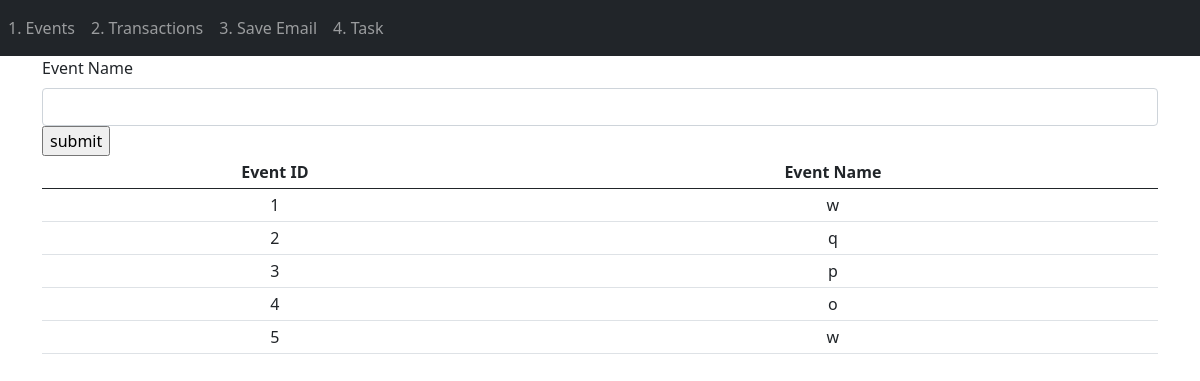
Page /event_list on the earlier database version.
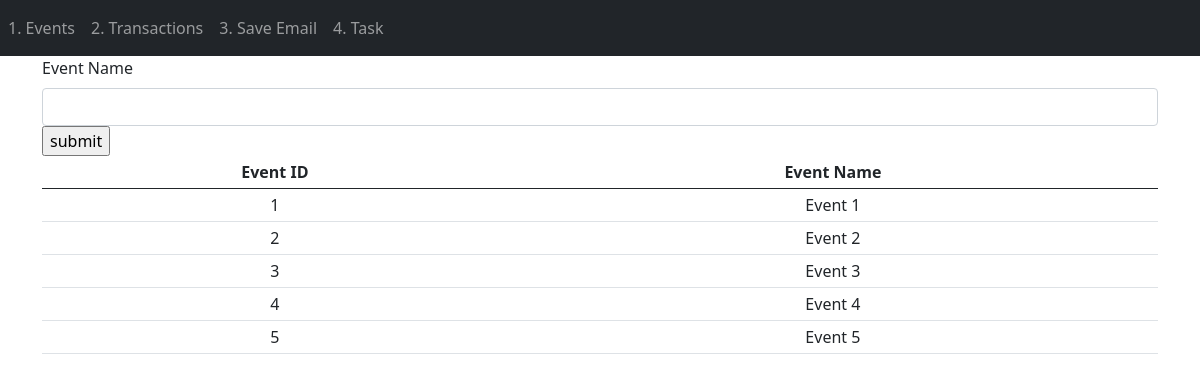
Same page on the later database version.
### webapp/models.py (models this page shows)
class Event(db.Model):
    id = db.Column(db.Integer, primary_key=True)
    name = db.Column(db.String(100))
    task = db.relationship('Task', backref='event')

### webapp/views.py (the view)
@views.route('/event_list', methods=['GET', 'POST'])
def event_list():
    if request.method == 'POST':
        event = Event(name = request.form['name'])
        db.session.add(event)
        db.session.commit()
    events = Event.query.all()
    return render_template('events.html', events=events)

### webapp/templates/events.html (shortened to what this page needs)
{% extends "base.html" %}
{% block content %}
<div class="container">
    <form action="" method="POST">
        <div class="row">
            <div class="col">
                <label for="name" class="form-label">Event Name</label>
                <input type="text" name="name" id="name" class="form-control">
            </div>
        </div>
        <div class="row">
            <div class="col-lg-2">
                <input type="submit" value="submit">
            </div>
        </div>
    </form>
    <table class="table table-sm">
        <thead>
            <th scope="col" class="text-center">Event ID</th>
            <th scope="col" class="text-center">Event Name</th>
        </thead>
        <tbody>
            {% for event in events %}
            <tr>
                <td class="text-center">{{ event.id }}</td>
                <td class="text-center">{{ event.name }}</td>
            </tr>
            {% endfor %}
        </tbody>
    </table>
</div>
{% endblock %}

### webapp/templates/base.html (shortened to what this page needs)
<!DOCTYPE html>
<html lang="en">
<head>
    <link href="https://cdn.jsdelivr.net/npm/bootstrap@5.0.2/dist/css/bootstrap.min.css" rel="stylesheet"
>
</head>
<body>
    <nav class="navbar navbar-expand-lg navbar-dark bg-dark">
            <div class="navbar-nav">
                <a class="nav-item nav-link" href="/event_list" id="database">1. Events</a>
                <a class="nav-item nav-link" href="/transaction" id="transaction">2. Transactions</a>
                <a class="nav-item nav-link" href="/save_emails" id="save_emails">3. Save Email</a>
                <a class="nav-item nav-link" href="/task" id="task">4. Task</a>
            </div>
    </nav>
    {% block content %}
    {% endblock %}
</body>
</html>

Differences in the rows shown:
changed Event id 1: name "w" → "Event 1"
changed Event id 2: name "q" → "Event 2"
changed Event id 3: name "p" → "Event 3"
changed Event id 4: name "o" → "Event 4"
changed Event id 5: name "w" → "Event 5"
